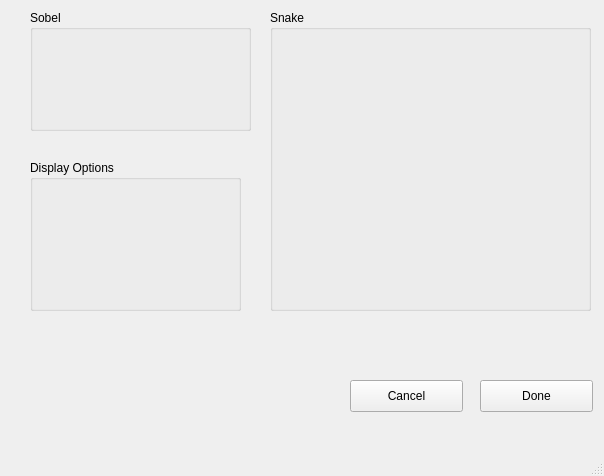
<?xml version="1.0" encoding="UTF-8"?>
<ui version="4.0">
 <class>CustonSnakeParams</class>
 <widget class="QMainWindow" name="CustonSnakeParams">
  <property name="geometry">
   <rect>
    <x>0</x>
    <y>0</y>
    <width>604</width>
    <height>476</height>
   </rect>
  </property>
  <property name="windowTitle">
   <string>Snake Options</string>
  </property>
  <widget class="QWidget" name="centralwidget">
   <widget class="QPushButton" name="doneButton">
    <property name="geometry">
     <rect>
      <x>480</x>
      <y>380</y>
      <width>113</width>
      <height>32</height>
     </rect>
    </property>
    <property name="text">
     <string>Done</string>
    </property>
   </widget>
   <widget class="QPushButton" name="cancelButton">
    <property name="geometry">
     <rect>
      <x>350</x>
      <y>380</y>
      <width>113</width>
      <height>32</height>
     </rect>
    </property>
    <property name="text">
     <string>Cancel</string>
    </property>
   </widget>
   <widget class="QGroupBox" name="groupBox">
    <property name="geometry">
     <rect>
      <x>30</x>
      <y>10</y>
      <width>221</width>
      <height>121</height>
     </rect>
    </property>
    <property name="title">
     <string>Sobel</string>
    </property>
   </widget>
   <widget class="QGroupBox" name="groupBox_2">
    <property name="geometry">
     <rect>
      <x>270</x>
      <y>10</y>
      <width>321</width>
      <height>301</height>
     </rect>
    </property>
    <property name="title">
     <string>Snake</string>
    </property>
   </widget>
   <widget class="QGroupBox" name="groupBox_3">
    <property name="geometry">
     <rect>
      <x>30</x>
      <y>160</y>
      <width>211</width>
      <height>151</height>
     </rect>
    </property>
    <property name="title">
     <string>Display Options</string>
    </property>
   </widget>
  </widget>
  <widget class="QMenuBar" name="menubar">
   <property name="geometry">
    <rect>
     <x>0</x>
     <y>0</y>
     <width>604</width>
     <height>22</height>
    </rect>
   </property>
  </widget>
  <widget class="QStatusBar" name="statusbar"/>
 </widget>
 <resources/>
 <connections/>
</ui>
